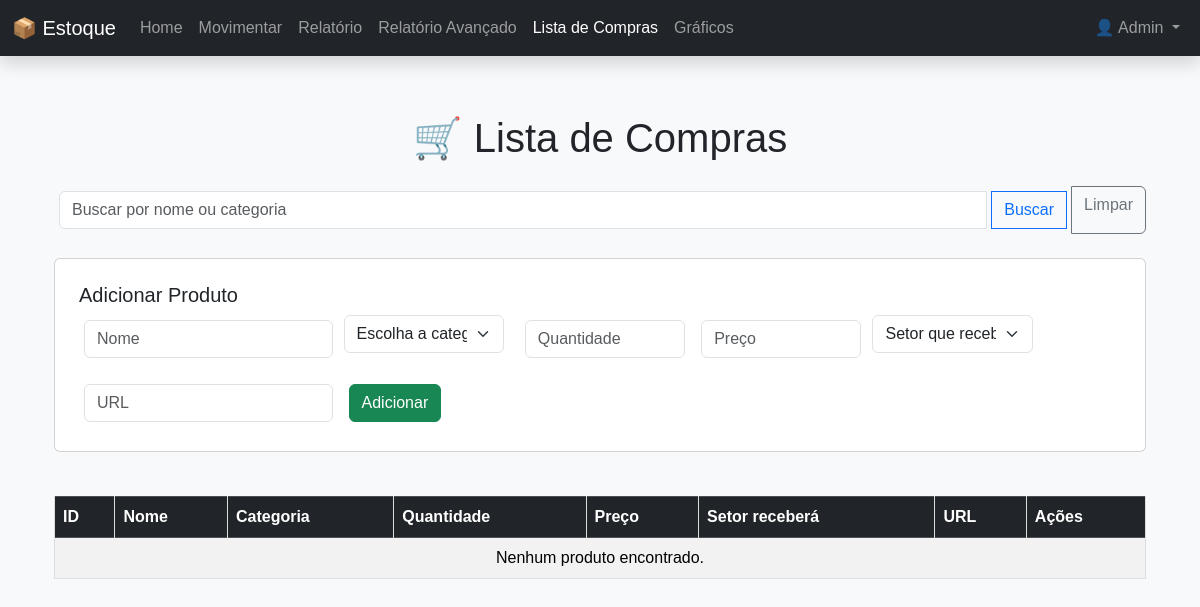
Page /lista_compras (signed in) on the earlier database version.
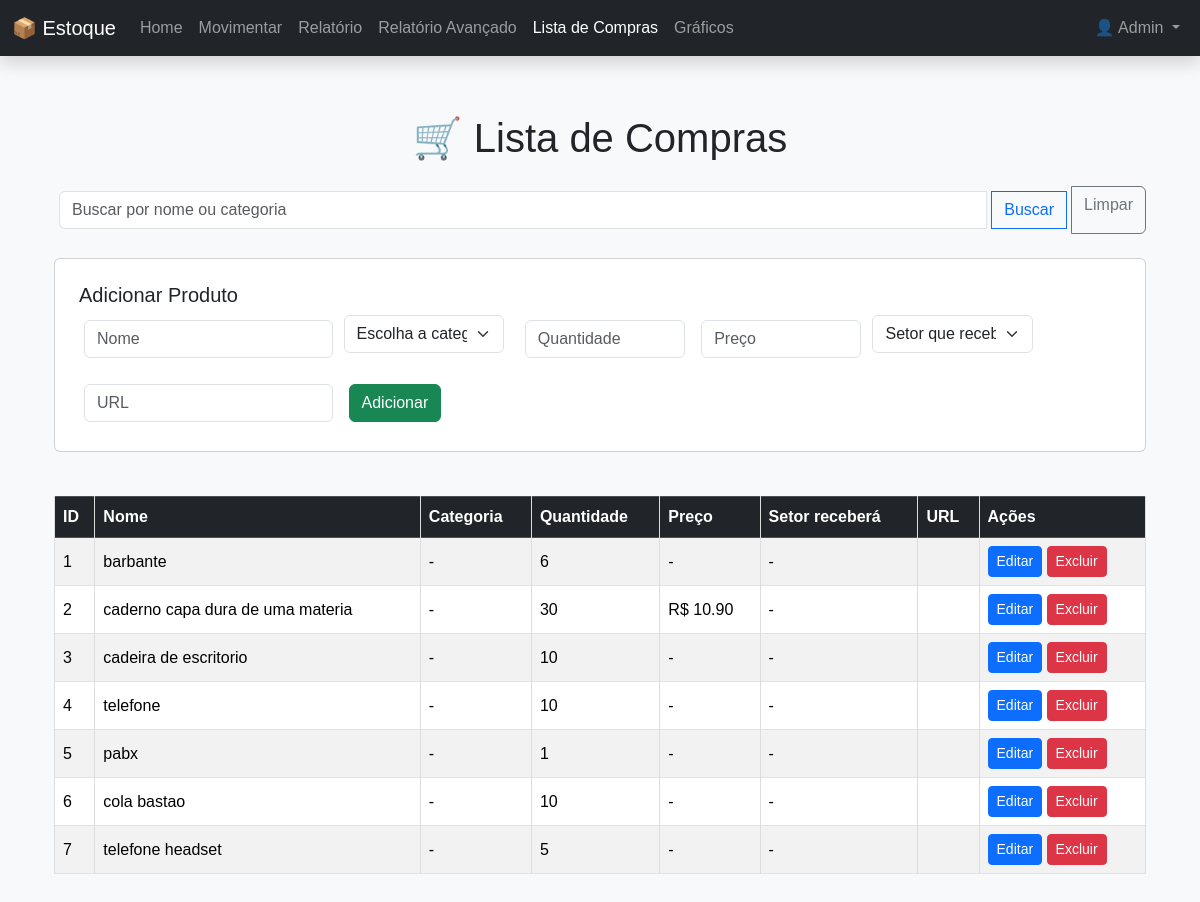
Same page on the later database version.
### models.py (models this page shows)
class Usuario(db.Model, UserMixin):
    id = db.Column(db.Integer, primary_key=True)
    nome = db.Column(db.String(100), nullable=False)
    email = db.Column(db.String(100), unique=True, nullable=False)
    senha = db.Column(db.String(200), nullable=False)
    tipo = db.Column(db.String(20), nullable=False, default='usuario')
    @property
    def is_admin(self):
        return self.tipo == 'admin'

class Compra(db.Model):
    __tablename__ = 'compras'
    id = db.Column(db.Integer, primary_key=True)
    nome = db.Column(db.String(100), nullable=False)
    categoria_id = db.Column(db.Integer, db.ForeignKey('categoria.id'), nullable=False)
    quantidade = db.Column(db.Integer, nullable=False)
    preco = db.Column(db.Float, nullable=True)
    setor_id = db.Column(db.Integer, db.ForeignKey('setores.id'), nullable=True)
    url = db.Column(db.String(500), nullable=True)

### app.py (the view)
@app.route('/lista_compras')
@login_required
def lista_compras():
    categorias = Categoria.query.all()
    setores = Setor.query.all()
    compras = Compra.query.all()
    return render_template('lista_compras.html', categorias=categorias, setores=setores, compras=compras)

### app.py (called while the page is built)
@login_manager.user_loader
def load_user(user_id):
    return Usuario.query.get(int(user_id))

### templates/lista_compras.html (shortened to what this page needs)
{% extends 'base.html' %}
{% block content %}
<div class="container mt-4">
  <h1 class="text-center mb-4">🛒 Lista de Compras</h1>
  <form class="input-group mb-4" method="GET" action="{{ url_for('lista_compras') }}">
    <input type="text" name="busca" class="form-control" placeholder="Buscar por nome ou categoria">
    <button class="btn btn-outline-primary" type="submit">Buscar</button>
    <a href="{{ url_for('lista_compras') }}" class="btn btn-outline-secondary">Limpar</a>
  </form>
  <div class="card p-4 mb-4">
    <h5 class="card-title">Adicionar Produto</h5>
    <form action="{{ url_for('adicionar_compra') }}" method="POST" class="row g-3">
      <div class="col-md-3">
        <input type="text" name="nome" class="form-control" placeholder="Nome" required>
      </div>
      <div class="col-md-2">
        <select name="categoria_id" class="form-select" required>
          <option value="">Escolha a categoria</option>
        </select>
      </div>
      <div class="col-md-2">
        <input type="number" name="quantidade" class="form-control" placeholder="Quantidade" required min="0">
      </div>
      <div class="col-md-2">
        <input type="number" name="preco" class="form-control" step="0.01" placeholder="Preço" min="0">
      </div>
      <div class="col-md-2">
        <select class="form-select" name="setor_id">
          <option value="">Setor que receberá</option>
        </select>
      </div>
      <div class="col-md-3">
        <input type="text" name="url" class="form-control" placeholder="URL">
      </div>
      <div class="col-md-1 d-grid">
        <button type="submit" class="btn btn-success">Adicionar</button>
      </div>
    </form>
  </div>
  <div class="table-responsive">
    <table class="table table-bordered table-striped table-hover align-middle">
      <thead class="table-dark">
        <tr>
          <th>ID</th>
          <th>Nome</th>
          <th>Categoria</th>
          <th>Quantidade</th>
          <th>Preço</th>
          <th>Setor receberá</th>
          <th>URL</th>
          <th>Ações</th>
        </tr>
      </thead>
      <tbody>
        {% for c in compras %}
        <tr>
          <td>{{ c.id }}</td>
          <td>{{ c.nome }}</td>
          <td>{% if c.categoria %}{{ c.categoria.nome }}{% else %} - {% endif %}</td>
          <td>{{ c.quantidade }}</td>
          <td>{% if c.preco %}R$ {{ "%.2f"|format(c.preco) }}{% else %} - {% endif %}</td>
          <td>{% if c.setor %}{{ c.setor.nome }}{% else %} - {% endif %}</td>
          <td><a href="{{ c.url }}" target="_blank">{{ c.url }}</a></td>
          <td>
            <a href="{{ url_for('edit_compra', id=c.id) }}" class="btn btn-sm btn-primary">Editar</a>
            <a href="{{ url_for('delete_compra', id=c.id) }}" class="btn btn-sm btn-danger"
               onclick="return confirm('Deseja mesmo excluir este produto da lista de compras?');">Excluir</a>
          </td>
        </tr>
        {% else %}
        <tr>
          <td colspan="8" class="text-center">Nenhum produto encontrado.</td>
        </tr>
        {% endfor %}
      </tbody>
    </table>
  </div>
</div>
{% endblock %}

### templates/base.html (shortened to what this page needs)
<!DOCTYPE html>
<html lang="pt-br">
<head>
  <link href="https://cdn.jsdelivr.net/npm/bootstrap@5.3.3/dist/css/bootstrap.min.css" rel="stylesheet">
  <link rel="stylesheet" href="{{ url_for('static', filename='css/style.css') }}">
</head>
<body class="bg-light">
  <nav class="navbar navbar-expand-lg navbar-dark bg-dark fixed-top shadow">
    <div class="container-fluid">
      <a class="navbar-brand" href="{{ url_for('index') }}">📦 Estoque</a>
      <div class="collapse navbar-collapse" id="navbarNav">
        <ul class="navbar-nav me-auto">
          <li class="nav-item">
            <a class="nav-link {% if request.endpoint == 'index' %}active{% endif %}" href="{{ url_for('index') }}">Home</a>
          </li>
          <li class="nav-item">
            <a class="nav-link {% if request.endpoint == 'movimentar' %}active{% endif %}" href="{{ url_for('movimentar') }}">Movimentar</a>
          </li>
          <li class="nav-item">
            <a class="nav-link {% if request.endpoint == 'relatorio' %}active{% endif %}" href="{{ url_for('relatorio') }}">Relatório</a>
          </li>
          <li class="nav-item">
            <a class="nav-link {% if request.endpoint == 'relatorio_avancado' %}active{% endif %}" href="{{ url_for('relatorio_avancado') }}">Relatório Avançado</a>
          </li>
          <li class="nav-item">
            <a class="nav-link {% if request.endpoint == 'lista_compras' %}active{% endif %}" href="{{ url_for('lista_compras') }}">Lista de Compras</a>
          </li>
          <li class="nav-item">
            <a class="nav-link {% if request.endpoint == 'graficos' %}active{% endif %}" href="{{ url_for('graficos') }}">Gráficos</a>
          </li>
        </ul>
        <ul class="navbar-nav ms-auto">
        {% if current_user.is_authenticated %}
          <li class="nav-item dropdown">
            <a class="nav-link dropdown-toggle" href="#" id="userDropdown" role="button" data-bs-toggle="dropdown" aria-expanded="false">
              👤 {{ current_user.nome }}
            </a>
          </li>
        {% else %}
          <li class="nav-item">
            <a class="nav-link text-success" href="{{ url_for('login') }}">Login</a>
          </li>
        {% endif %}
        </ul>
      </div>
    </div>
  </nav>
  <main class="container my-4">
    {% block content %}{% endblock %}
  </main>
</body>
</html>

### static/css/style.css (style rules this page uses)
body { font-family: Arial, sans-serif; margin: 20px; }
form input, form button { margin: 5px; }
table { margin-top: 20px; border-collapse: collapse; width: 100%; }
table, th, td { border: 1px solid #ddd; }
th, td { padding: 8px; }

### templates/base.html (style rules this page uses)
body { padding-top: 70px; }

Differences in the rows shown:
added Compra: id "1", nome "barbante", quantidade "6"
added Compra: id "2", nome "caderno capa dura de uma materia", quantidade "30", preco "10.90"
added Compra: id "3", nome "cadeira de escritorio", quantidade "10"
added Compra: id "4", nome "telefone", quantidade "10"
added Compra: id "5", nome "pabx", quantidade "1"
added Compra: id "6", nome "cola bastao", quantidade "10"
added Compra: id "7", nome "telefone headset", quantidade "5"
Other differences:
text no longer shown: "Nenhum produto encontrado."
